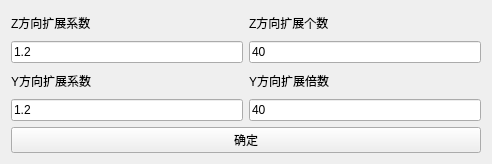
<?xml version="1.0" encoding="UTF-8"?>
<ui version="4.0">
 <class>Expand</class>
 <widget class="QWidget" name="Expand">
  <property name="geometry">
   <rect>
    <x>0</x>
    <y>0</y>
    <width>492</width>
    <height>164</height>
   </rect>
  </property>
  <property name="windowTitle">
   <string>Form</string>
  </property>
  <layout class="QVBoxLayout" name="verticalLayout">
   <item>
    <layout class="QHBoxLayout" name="horizontalLayout">
     <item>
      <widget class="QLabel" name="label">
       <property name="text">
        <string>Z方向扩展系数</string>
       </property>
      </widget>
     </item>
     <item>
      <widget class="QLabel" name="label_2">
       <property name="text">
        <string>Z方向扩展个数</string>
       </property>
      </widget>
     </item>
    </layout>
   </item>
   <item>
    <layout class="QHBoxLayout" name="horizontalLayout_2">
     <item>
      <widget class="QLineEdit" name="lineEdit_dz">
       <property name="text">
        <string>1.2</string>
       </property>
      </widget>
     </item>
     <item>
      <widget class="QLineEdit" name="lineEdit_zadd">
       <property name="text">
        <string>40</string>
       </property>
      </widget>
     </item>
    </layout>
   </item>
   <item>
    <layout class="QHBoxLayout" name="horizontalLayout_3">
     <item>
      <widget class="QLabel" name="label_3">
       <property name="text">
        <string>Y方向扩展系数</string>
       </property>
      </widget>
     </item>
     <item>
      <widget class="QLabel" name="label_4">
       <property name="text">
        <string>Y方向扩展倍数</string>
       </property>
      </widget>
     </item>
    </layout>
   </item>
   <item>
    <layout class="QHBoxLayout" name="horizontalLayout_4">
     <item>
      <widget class="QLineEdit" name="lineEdit_dy">
       <property name="text">
        <string>1.2</string>
       </property>
      </widget>
     </item>
     <item>
      <widget class="QLineEdit" name="lineEdit_yadd">
       <property name="text">
        <string>40</string>
       </property>
      </widget>
     </item>
    </layout>
   </item>
   <item>
    <widget class="QPushButton" name="pushButton_sure">
     <property name="text">
      <string>确定</string>
     </property>
    </widget>
   </item>
  </layout>
 </widget>
 <resources/>
 <connections/>
</ui>
